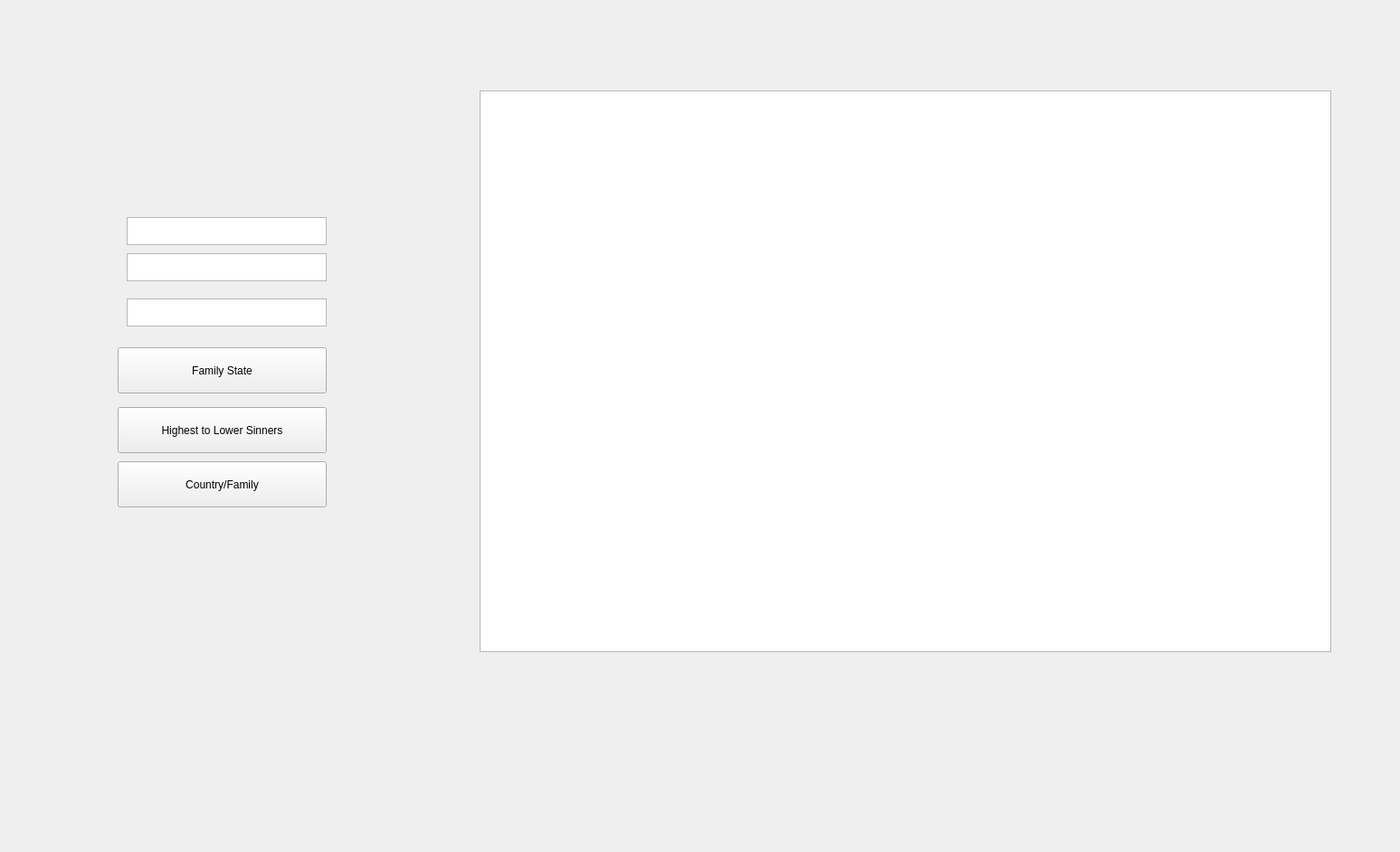
<?xml version="1.0" encoding="UTF-8"?>
<ui version="4.0">
 <class>SinMenu</class>
 <widget class="QDialog" name="SinMenu">
  <property name="geometry">
   <rect>
    <x>0</x>
    <y>0</y>
    <width>1547</width>
    <height>942</height>
   </rect>
  </property>
  <property name="windowTitle">
   <string>Dialog</string>
  </property>
  <property name="modal">
   <bool>false</bool>
  </property>
  <widget class="QPushButton" name="TOP10">
   <property name="geometry">
    <rect>
     <x>150</x>
     <y>660</y>
     <width>181</width>
     <height>91</height>
    </rect>
   </property>
   <property name="text">
    <string/>
   </property>
   <property name="flat">
    <bool>true</bool>
   </property>
  </widget>
  <widget class="QTextEdit" name="SCREEN">
   <property name="geometry">
    <rect>
     <x>530</x>
     <y>100</y>
     <width>941</width>
     <height>621</height>
    </rect>
   </property>
  </widget>
  <widget class="QPushButton" name="TOP5">
   <property name="geometry">
    <rect>
     <x>150</x>
     <y>760</y>
     <width>181</width>
     <height>91</height>
    </rect>
   </property>
   <property name="text">
    <string/>
   </property>
   <property name="flat">
    <bool>true</bool>
   </property>
  </widget>
  <widget class="QLabel" name="Title">
   <property name="geometry">
    <rect>
     <x>120</x>
     <y>50</y>
     <width>381</width>
     <height>181</height>
    </rect>
   </property>
   <property name="text">
    <string/>
   </property>
   <property name="pixmap">
    <pixmap>../ImagenesGUI/hellT.png</pixmap>
   </property>
  </widget>
  <widget class="QTextEdit" name="id">
   <property name="geometry">
    <rect>
     <x>140</x>
     <y>240</y>
     <width>221</width>
     <height>31</height>
    </rect>
   </property>
  </widget>
  <widget class="QLabel" name="IDSig">
   <property name="geometry">
    <rect>
     <x>70</x>
     <y>240</y>
     <width>67</width>
     <height>17</height>
    </rect>
   </property>
   <property name="palette">
    <palette>
     <active>
      <colorrole role="WindowText">
       <brush brushstyle="SolidPattern">
        <color alpha="255">
         <red>238</red>
         <green>238</green>
         <blue>236</blue>
        </color>
       </brush>
      </colorrole>
      <colorrole role="Button">
       <brush brushstyle="SolidPattern">
        <color alpha="255">
         <red>238</red>
         <green>238</green>
         <blue>236</blue>
        </color>
       </brush>
      </colorrole>
      <colorrole role="Light">
       <brush brushstyle="SolidPattern">
        <color alpha="255">
         <red>255</red>
         <green>255</green>
         <blue>255</blue>
        </color>
       </brush>
      </colorrole>
      <colorrole role="Midlight">
       <brush brushstyle="SolidPattern">
        <color alpha="255">
         <red>246</red>
         <green>246</green>
         <blue>245</blue>
        </color>
       </brush>
      </colorrole>
      <colorrole role="Dark">
       <brush brushstyle="SolidPattern">
        <color alpha="255">
         <red>119</red>
         <green>119</green>
         <blue>118</blue>
        </color>
       </brush>
      </colorrole>
      <colorrole role="Mid">
       <brush brushstyle="SolidPattern">
        <color alpha="255">
         <red>159</red>
         <green>159</green>
         <blue>157</blue>
        </color>
       </brush>
      </colorrole>
      <colorrole role="Text">
       <brush brushstyle="SolidPattern">
        <color alpha="255">
         <red>0</red>
         <green>0</green>
         <blue>0</blue>
        </color>
       </brush>
      </colorrole>
      <colorrole role="BrightText">
       <brush brushstyle="SolidPattern">
        <color alpha="255">
         <red>255</red>
         <green>255</green>
         <blue>255</blue>
        </color>
       </brush>
      </colorrole>
      <colorrole role="ButtonText">
       <brush brushstyle="SolidPattern">
        <color alpha="255">
         <red>0</red>
         <green>0</green>
         <blue>0</blue>
        </color>
       </brush>
      </colorrole>
      <colorrole role="Base">
       <brush brushstyle="SolidPattern">
        <color alpha="255">
         <red>255</red>
         <green>255</green>
         <blue>255</blue>
        </color>
       </brush>
      </colorrole>
      <colorrole role="Window">
       <brush brushstyle="SolidPattern">
        <color alpha="255">
         <red>238</red>
         <green>238</green>
         <blue>236</blue>
        </color>
       </brush>
      </colorrole>
      <colorrole role="Shadow">
       <brush brushstyle="SolidPattern">
        <color alpha="255">
         <red>0</red>
         <green>0</green>
         <blue>0</blue>
        </color>
       </brush>
      </colorrole>
      <colorrole role="AlternateBase">
       <brush brushstyle="SolidPattern">
        <color alpha="255">
         <red>246</red>
         <green>246</green>
         <blue>245</blue>
        </color>
       </brush>
      </colorrole>
      <colorrole role="ToolTipBase">
       <brush brushstyle="SolidPattern">
        <color alpha="255">
         <red>255</red>
         <green>255</green>
         <blue>220</blue>
        </color>
       </brush>
      </colorrole>
      <colorrole role="ToolTipText">
       <brush brushstyle="SolidPattern">
        <color alpha="255">
         <red>0</red>
         <green>0</green>
         <blue>0</blue>
        </color>
       </brush>
      </colorrole>
      <colorrole role="PlaceholderText">
       <brush brushstyle="SolidPattern">
        <color alpha="128">
         <red>0</red>
         <green>0</green>
         <blue>0</blue>
        </color>
       </brush>
      </colorrole>
     </active>
     <inactive>
      <colorrole role="WindowText">
       <brush brushstyle="SolidPattern">
        <color alpha="255">
         <red>238</red>
         <green>238</green>
         <blue>236</blue>
        </color>
       </brush>
      </colorrole>
      <colorrole role="Button">
       <brush brushstyle="SolidPattern">
        <color alpha="255">
         <red>238</red>
         <green>238</green>
         <blue>236</blue>
        </color>
       </brush>
      </colorrole>
      <colorrole role="Light">
       <brush brushstyle="SolidPattern">
        <color alpha="255">
         <red>255</red>
         <green>255</green>
         <blue>255</blue>
        </color>
       </brush>
      </colorrole>
      <colorrole role="Midlight">
       <brush brushstyle="SolidPattern">
        <color alpha="255">
         <red>246</red>
         <green>246</green>
         <blue>245</blue>
        </color>
       </brush>
      </colorrole>
      <colorrole role="Dark">
       <brush brushstyle="SolidPattern">
        <color alpha="255">
         <red>119</red>
         <green>119</green>
         <blue>118</blue>
        </color>
       </brush>
      </colorrole>
      <colorrole role="Mid">
       <brush brushstyle="SolidPattern">
        <color alpha="255">
         <red>159</red>
         <green>159</green>
         <blue>157</blue>
        </color>
       </brush>
      </colorrole>
      <colorrole role="Text">
       <brush brushstyle="SolidPattern">
        <color alpha="255">
         <red>0</red>
         <green>0</green>
         <blue>0</blue>
        </color>
       </brush>
      </colorrole>
      <colorrole role="BrightText">
       <brush brushstyle="SolidPattern">
        <color alpha="255">
         <red>255</red>
         <green>255</green>
         <blue>255</blue>
        </color>
       </brush>
      </colorrole>
      <colorrole role="ButtonText">
       <brush brushstyle="SolidPattern">
        <color alpha="255">
         <red>0</red>
         <green>0</green>
         <blue>0</blue>
        </color>
       </brush>
      </colorrole>
      <colorrole role="Base">
       <brush brushstyle="SolidPattern">
        <color alpha="255">
         <red>255</red>
         <green>255</green>
         <blue>255</blue>
        </color>
       </brush>
      </colorrole>
      <colorrole role="Window">
       <brush brushstyle="SolidPattern">
        <color alpha="255">
         <red>238</red>
         <green>238</green>
         <blue>236</blue>
        </color>
       </brush>
      </colorrole>
      <colorrole role="Shadow">
       <brush brushstyle="SolidPattern">
        <color alpha="255">
         <red>0</red>
         <green>0</green>
         <blue>0</blue>
        </color>
       </brush>
      </colorrole>
      <colorrole role="AlternateBase">
       <brush brushstyle="SolidPattern">
        <color alpha="255">
         <red>246</red>
         <green>246</green>
         <blue>245</blue>
        </color>
       </brush>
      </colorrole>
      <colorrole role="ToolTipBase">
       <brush brushstyle="SolidPattern">
        <color alpha="255">
         <red>255</red>
         <green>255</green>
         <blue>220</blue>
        </color>
       </brush>
      </colorrole>
      <colorrole role="ToolTipText">
       <brush brushstyle="SolidPattern">
        <color alpha="255">
         <red>0</red>
         <green>0</green>
         <blue>0</blue>
        </color>
       </brush>
      </colorrole>
      <colorrole role="PlaceholderText">
       <brush brushstyle="SolidPattern">
        <color alpha="128">
         <red>0</red>
         <green>0</green>
         <blue>0</blue>
        </color>
       </brush>
      </colorrole>
     </inactive>
     <disabled>
      <colorrole role="WindowText">
       <brush brushstyle="SolidPattern">
        <color alpha="255">
         <red>119</red>
         <green>119</green>
         <blue>118</blue>
        </color>
       </brush>
      </colorrole>
      <colorrole role="Button">
       <brush brushstyle="SolidPattern">
        <color alpha="255">
         <red>238</red>
         <green>238</green>
         <blue>236</blue>
        </color>
       </brush>
      </colorrole>
      <colorrole role="Light">
       <brush brushstyle="SolidPattern">
        <color alpha="255">
         <red>255</red>
         <green>255</green>
         <blue>255</blue>
        </color>
       </brush>
      </colorrole>
      <colorrole role="Midlight">
       <brush brushstyle="SolidPattern">
        <color alpha="255">
         <red>246</red>
         <green>246</green>
         <blue>245</blue>
        </color>
       </brush>
      </colorrole>
      <colorrole role="Dark">
       <brush brushstyle="SolidPattern">
        <color alpha="255">
         <red>119</red>
         <green>119</green>
         <blue>118</blue>
        </color>
       </brush>
      </colorrole>
      <colorrole role="Mid">
       <brush brushstyle="SolidPattern">
        <color alpha="255">
         <red>159</red>
         <green>159</green>
         <blue>157</blue>
        </color>
       </brush>
      </colorrole>
      <colorrole role="Text">
       <brush brushstyle="SolidPattern">
        <color alpha="255">
         <red>119</red>
         <green>119</green>
         <blue>118</blue>
        </color>
       </brush>
      </colorrole>
      <colorrole role="BrightText">
       <brush brushstyle="SolidPattern">
        <color alpha="255">
         <red>255</red>
         <green>255</green>
         <blue>255</blue>
        </color>
       </brush>
      </colorrole>
      <colorrole role="ButtonText">
       <brush brushstyle="SolidPattern">
        <color alpha="255">
         <red>119</red>
         <green>119</green>
         <blue>118</blue>
        </color>
       </brush>
      </colorrole>
      <colorrole role="Base">
       <brush brushstyle="SolidPattern">
        <color alpha="255">
         <red>238</red>
         <green>238</green>
         <blue>236</blue>
        </color>
       </brush>
      </colorrole>
      <colorrole role="Window">
       <brush brushstyle="SolidPattern">
        <color alpha="255">
         <red>238</red>
         <green>238</green>
         <blue>236</blue>
        </color>
       </brush>
      </colorrole>
      <colorrole role="Shadow">
       <brush brushstyle="SolidPattern">
        <color alpha="255">
         <red>0</red>
         <green>0</green>
         <blue>0</blue>
        </color>
       </brush>
      </colorrole>
      <colorrole role="AlternateBase">
       <brush brushstyle="SolidPattern">
        <color alpha="255">
         <red>238</red>
         <green>238</green>
         <blue>236</blue>
        </color>
       </brush>
      </colorrole>
      <colorrole role="ToolTipBase">
       <brush brushstyle="SolidPattern">
        <color alpha="255">
         <red>255</red>
         <green>255</green>
         <blue>220</blue>
        </color>
       </brush>
      </colorrole>
      <colorrole role="ToolTipText">
       <brush brushstyle="SolidPattern">
        <color alpha="255">
         <red>0</red>
         <green>0</green>
         <blue>0</blue>
        </color>
       </brush>
      </colorrole>
      <colorrole role="PlaceholderText">
       <brush brushstyle="SolidPattern">
        <color alpha="128">
         <red>0</red>
         <green>0</green>
         <blue>0</blue>
        </color>
       </brush>
      </colorrole>
     </disabled>
    </palette>
   </property>
   <property name="text">
    <string>ID:</string>
   </property>
  </widget>
  <widget class="QTextEdit" name="Pais">
   <property name="geometry">
    <rect>
     <x>140</x>
     <y>280</y>
     <width>221</width>
     <height>31</height>
    </rect>
   </property>
  </widget>
  <widget class="QLabel" name="pais">
   <property name="geometry">
    <rect>
     <x>60</x>
     <y>290</y>
     <width>67</width>
     <height>17</height>
    </rect>
   </property>
   <property name="palette">
    <palette>
     <active>
      <colorrole role="WindowText">
       <brush brushstyle="SolidPattern">
        <color alpha="255">
         <red>238</red>
         <green>238</green>
         <blue>236</blue>
        </color>
       </brush>
      </colorrole>
      <colorrole role="Button">
       <brush brushstyle="SolidPattern">
        <color alpha="255">
         <red>255</red>
         <green>255</green>
         <blue>255</blue>
        </color>
       </brush>
      </colorrole>
      <colorrole role="Light">
       <brush brushstyle="SolidPattern">
        <color alpha="255">
         <red>255</red>
         <green>255</green>
         <blue>255</blue>
        </color>
       </brush>
      </colorrole>
      <colorrole role="Midlight">
       <brush brushstyle="SolidPattern">
        <color alpha="255">
         <red>255</red>
         <green>255</green>
         <blue>255</blue>
        </color>
       </brush>
      </colorrole>
      <colorrole role="Dark">
       <brush brushstyle="SolidPattern">
        <color alpha="255">
         <red>127</red>
         <green>127</green>
         <blue>127</blue>
        </color>
       </brush>
      </colorrole>
      <colorrole role="Mid">
       <brush brushstyle="SolidPattern">
        <color alpha="255">
         <red>170</red>
         <green>170</green>
         <blue>170</blue>
        </color>
       </brush>
      </colorrole>
      <colorrole role="Text">
       <brush brushstyle="SolidPattern">
        <color alpha="255">
         <red>0</red>
         <green>0</green>
         <blue>0</blue>
        </color>
       </brush>
      </colorrole>
      <colorrole role="BrightText">
       <brush brushstyle="SolidPattern">
        <color alpha="255">
         <red>255</red>
         <green>255</green>
         <blue>255</blue>
        </color>
       </brush>
      </colorrole>
      <colorrole role="ButtonText">
       <brush brushstyle="SolidPattern">
        <color alpha="255">
         <red>0</red>
         <green>0</green>
         <blue>0</blue>
        </color>
       </brush>
      </colorrole>
      <colorrole role="Base">
       <brush brushstyle="SolidPattern">
        <color alpha="255">
         <red>255</red>
         <green>255</green>
         <blue>255</blue>
        </color>
       </brush>
      </colorrole>
      <colorrole role="Window">
       <brush brushstyle="SolidPattern">
        <color alpha="255">
         <red>255</red>
         <green>255</green>
         <blue>255</blue>
        </color>
       </brush>
      </colorrole>
      <colorrole role="Shadow">
       <brush brushstyle="SolidPattern">
        <color alpha="255">
         <red>0</red>
         <green>0</green>
         <blue>0</blue>
        </color>
       </brush>
      </colorrole>
      <colorrole role="AlternateBase">
       <brush brushstyle="SolidPattern">
        <color alpha="255">
         <red>255</red>
         <green>255</green>
         <blue>255</blue>
        </color>
       </brush>
      </colorrole>
      <colorrole role="ToolTipBase">
       <brush brushstyle="SolidPattern">
        <color alpha="255">
         <red>255</red>
         <green>255</green>
         <blue>220</blue>
        </color>
       </brush>
      </colorrole>
      <colorrole role="ToolTipText">
       <brush brushstyle="SolidPattern">
        <color alpha="255">
         <red>0</red>
         <green>0</green>
         <blue>0</blue>
        </color>
       </brush>
      </colorrole>
      <colorrole role="PlaceholderText">
       <brush brushstyle="SolidPattern">
        <color alpha="128">
         <red>0</red>
         <green>0</green>
         <blue>0</blue>
        </color>
       </brush>
      </colorrole>
     </active>
     <inactive>
      <colorrole role="WindowText">
       <brush brushstyle="SolidPattern">
        <color alpha="255">
         <red>238</red>
         <green>238</green>
         <blue>236</blue>
        </color>
       </brush>
      </colorrole>
      <colorrole role="Button">
       <brush brushstyle="SolidPattern">
        <color alpha="255">
         <red>255</red>
         <green>255</green>
         <blue>255</blue>
        </color>
       </brush>
      </colorrole>
      <colorrole role="Light">
       <brush brushstyle="SolidPattern">
        <color alpha="255">
         <red>255</red>
         <green>255</green>
         <blue>255</blue>
        </color>
       </brush>
      </colorrole>
      <colorrole role="Midlight">
       <brush brushstyle="SolidPattern">
        <color alpha="255">
         <red>255</red>
         <green>255</green>
         <blue>255</blue>
        </color>
       </brush>
      </colorrole>
      <colorrole role="Dark">
       <brush brushstyle="SolidPattern">
        <color alpha="255">
         <red>127</red>
         <green>127</green>
         <blue>127</blue>
        </color>
       </brush>
      </colorrole>
      <colorrole role="Mid">
       <brush brushstyle="SolidPattern">
        <color alpha="255">
         <red>170</red>
         <green>170</green>
         <blue>170</blue>
        </color>
       </brush>
      </colorrole>
      <colorrole role="Text">
       <brush brushstyle="SolidPattern">
        <color alpha="255">
         <red>0</red>
         <green>0</green>
         <blue>0</blue>
        </color>
       </brush>
      </colorrole>
      <colorrole role="BrightText">
       <brush brushstyle="SolidPattern">
        <color alpha="255">
         <red>255</red>
         <green>255</green>
         <blue>255</blue>
        </color>
       </brush>
      </colorrole>
      <colorrole role="ButtonText">
       <brush brushstyle="SolidPattern">
        <color alpha="255">
         <red>0</red>
         <green>0</green>
         <blue>0</blue>
        </color>
       </brush>
      </colorrole>
      <colorrole role="Base">
       <brush brushstyle="SolidPattern">
        <color alpha="255">
         <red>255</red>
         <green>255</green>
         <blue>255</blue>
        </color>
       </brush>
      </colorrole>
      <colorrole role="Window">
       <brush brushstyle="SolidPattern">
        <color alpha="255">
         <red>255</red>
         <green>255</green>
         <blue>255</blue>
        </color>
       </brush>
      </colorrole>
      <colorrole role="Shadow">
       <brush brushstyle="SolidPattern">
        <color alpha="255">
         <red>0</red>
         <green>0</green>
         <blue>0</blue>
        </color>
       </brush>
      </colorrole>
      <colorrole role="AlternateBase">
       <brush brushstyle="SolidPattern">
        <color alpha="255">
         <red>255</red>
         <green>255</green>
         <blue>255</blue>
        </color>
       </brush>
      </colorrole>
      <colorrole role="ToolTipBase">
       <brush brushstyle="SolidPattern">
        <color alpha="255">
         <red>255</red>
         <green>255</green>
         <blue>220</blue>
        </color>
       </brush>
      </colorrole>
      <colorrole role="ToolTipText">
       <brush brushstyle="SolidPattern">
        <color alpha="255">
         <red>0</red>
         <green>0</green>
         <blue>0</blue>
        </color>
       </brush>
      </colorrole>
      <colorrole role="PlaceholderText">
       <brush brushstyle="SolidPattern">
        <color alpha="128">
         <red>0</red>
         <green>0</green>
         <blue>0</blue>
        </color>
       </brush>
      </colorrole>
     </inactive>
     <disabled>
      <colorrole role="WindowText">
       <brush brushstyle="SolidPattern">
        <color alpha="255">
         <red>127</red>
         <green>127</green>
         <blue>127</blue>
        </color>
       </brush>
      </colorrole>
      <colorrole role="Button">
       <brush brushstyle="SolidPattern">
        <color alpha="255">
         <red>255</red>
         <green>255</green>
         <blue>255</blue>
        </color>
       </brush>
      </colorrole>
      <colorrole role="Light">
       <brush brushstyle="SolidPattern">
        <color alpha="255">
         <red>255</red>
         <green>255</green>
         <blue>255</blue>
        </color>
       </brush>
      </colorrole>
      <colorrole role="Midlight">
       <brush brushstyle="SolidPattern">
        <color alpha="255">
         <red>255</red>
         <green>255</green>
         <blue>255</blue>
        </color>
       </brush>
      </colorrole>
      <colorrole role="Dark">
       <brush brushstyle="SolidPattern">
        <color alpha="255">
         <red>127</red>
         <green>127</green>
         <blue>127</blue>
        </color>
       </brush>
      </colorrole>
      <colorrole role="Mid">
       <brush brushstyle="SolidPattern">
        <color alpha="255">
         <red>170</red>
         <green>170</green>
         <blue>170</blue>
        </color>
       </brush>
      </colorrole>
      <colorrole role="Text">
       <brush brushstyle="SolidPattern">
        <color alpha="255">
         <red>127</red>
         <green>127</green>
         <blue>127</blue>
        </color>
       </brush>
      </colorrole>
      <colorrole role="BrightText">
       <brush brushstyle="SolidPattern">
        <color alpha="255">
         <red>255</red>
         <green>255</green>
         <blue>255</blue>
        </color>
       </brush>
      </colorrole>
      <colorrole role="ButtonText">
       <brush brushstyle="SolidPattern">
        <color alpha="255">
         <red>127</red>
         <green>127</green>
         <blue>127</blue>
        </color>
       </brush>
      </colorrole>
      <colorrole role="Base">
       <brush brushstyle="SolidPattern">
        <color alpha="255">
         <red>255</red>
         <green>255</green>
         <blue>255</blue>
        </color>
       </brush>
      </colorrole>
      <colorrole role="Window">
       <brush brushstyle="SolidPattern">
        <color alpha="255">
         <red>255</red>
         <green>255</green>
         <blue>255</blue>
        </color>
       </brush>
      </colorrole>
      <colorrole role="Shadow">
       <brush brushstyle="SolidPattern">
        <color alpha="255">
         <red>0</red>
         <green>0</green>
         <blue>0</blue>
        </color>
       </brush>
      </colorrole>
      <colorrole role="AlternateBase">
       <brush brushstyle="SolidPattern">
        <color alpha="255">
         <red>255</red>
         <green>255</green>
         <blue>255</blue>
        </color>
       </brush>
      </colorrole>
      <colorrole role="ToolTipBase">
       <brush brushstyle="SolidPattern">
        <color alpha="255">
         <red>255</red>
         <green>255</green>
         <blue>220</blue>
        </color>
       </brush>
      </colorrole>
      <colorrole role="ToolTipText">
       <brush brushstyle="SolidPattern">
        <color alpha="255">
         <red>0</red>
         <green>0</green>
         <blue>0</blue>
        </color>
       </brush>
      </colorrole>
      <colorrole role="PlaceholderText">
       <brush brushstyle="SolidPattern">
        <color alpha="128">
         <red>0</red>
         <green>0</green>
         <blue>0</blue>
        </color>
       </brush>
      </colorrole>
     </disabled>
    </palette>
   </property>
   <property name="autoFillBackground">
    <bool>false</bool>
   </property>
   <property name="text">
    <string>Country:</string>
   </property>
   <property name="textFormat">
    <enum>Qt::PlainText</enum>
   </property>
  </widget>
  <widget class="QLabel" name="secondName">
   <property name="geometry">
    <rect>
     <x>60</x>
     <y>340</y>
     <width>67</width>
     <height>17</height>
    </rect>
   </property>
   <property name="palette">
    <palette>
     <active>
      <colorrole role="WindowText">
       <brush brushstyle="SolidPattern">
        <color alpha="255">
         <red>238</red>
         <green>238</green>
         <blue>236</blue>
        </color>
       </brush>
      </colorrole>
      <colorrole role="Button">
       <brush brushstyle="SolidPattern">
        <color alpha="255">
         <red>238</red>
         <green>238</green>
         <blue>236</blue>
        </color>
       </brush>
      </colorrole>
      <colorrole role="Light">
       <brush brushstyle="SolidPattern">
        <color alpha="255">
         <red>255</red>
         <green>255</green>
         <blue>255</blue>
        </color>
       </brush>
      </colorrole>
      <colorrole role="Midlight">
       <brush brushstyle="SolidPattern">
        <color alpha="255">
         <red>246</red>
         <green>246</green>
         <blue>245</blue>
        </color>
       </brush>
      </colorrole>
      <colorrole role="Dark">
       <brush brushstyle="SolidPattern">
        <color alpha="255">
         <red>119</red>
         <green>119</green>
         <blue>118</blue>
        </color>
       </brush>
      </colorrole>
      <colorrole role="Mid">
       <brush brushstyle="SolidPattern">
        <color alpha="255">
         <red>159</red>
         <green>159</green>
         <blue>157</blue>
        </color>
       </brush>
      </colorrole>
      <colorrole role="Text">
       <brush brushstyle="SolidPattern">
        <color alpha="255">
         <red>0</red>
         <green>0</green>
         <blue>0</blue>
        </color>
       </brush>
      </colorrole>
      <colorrole role="BrightText">
       <brush brushstyle="SolidPattern">
        <color alpha="255">
         <red>255</red>
         <green>255</green>
         <blue>255</blue>
        </color>
       </brush>
      </colorrole>
      <colorrole role="ButtonText">
       <brush brushstyle="SolidPattern">
        <color alpha="255">
         <red>0</red>
         <green>0</green>
         <blue>0</blue>
        </color>
       </brush>
      </colorrole>
      <colorrole role="Base">
       <brush brushstyle="SolidPattern">
        <color alpha="255">
         <red>255</red>
         <green>255</green>
         <blue>255</blue>
        </color>
       </brush>
      </colorrole>
      <colorrole role="Window">
       <brush brushstyle="SolidPattern">
        <color alpha="255">
         <red>238</red>
         <green>238</green>
         <blue>236</blue>
        </color>
       </brush>
      </colorrole>
      <colorrole role="Shadow">
       <brush brushstyle="SolidPattern">
        <color alpha="255">
         <red>0</red>
         <green>0</green>
         <blue>0</blue>
        </color>
       </brush>
      </colorrole>
      <colorrole role="AlternateBase">
       <brush brushstyle="SolidPattern">
        <color alpha="255">
         <red>246</red>
         <green>246</green>
         <blue>245</blue>
        </color>
       </brush>
      </colorrole>
      <colorrole role="ToolTipBase">
       <brush brushstyle="SolidPattern">
        <color alpha="255">
         <red>255</red>
         <green>255</green>
         <blue>220</blue>
        </color>
       </brush>
      </colorrole>
      <colorrole role="ToolTipText">
       <brush brushstyle="SolidPattern">
        <color alpha="255">
         <red>0</red>
         <green>0</green>
         <blue>0</blue>
        </color>
       </brush>
      </colorrole>
      <colorrole role="PlaceholderText">
       <brush brushstyle="SolidPattern">
        <color alpha="128">
         <red>0</red>
         <green>0</green>
         <blue>0</blue>
        </color>
       </brush>
      </colorrole>
     </active>
     <inactive>
      <colorrole role="WindowText">
       <brush brushstyle="SolidPattern">
        <color alpha="255">
         <red>238</red>
         <green>238</green>
         <blue>236</blue>
        </color>
       </brush>
      </colorrole>
      <colorrole role="Button">
       <brush brushstyle="SolidPattern">
        <color alpha="255">
         <red>238</red>
         <green>238</green>
         <blue>236</blue>
        </color>
       </brush>
      </colorrole>
      <colorrole role="Light">
       <brush brushstyle="SolidPattern">
        <color alpha="255">
         <red>255</red>
         <green>255</green>
         <blue>255</blue>
        </color>
       </brush>
      </colorrole>
      <colorrole role="Midlight">
       <brush brushstyle="SolidPattern">
        <color alpha="255">
         <red>246</red>
         <green>246</green>
         <blue>245</blue>
        </color>
       </brush>
      </colorrole>
      <colorrole role="Dark">
       <brush brushstyle="SolidPattern">
        <color alpha="255">
         <red>119</red>
         <green>119</green>
         <blue>118</blue>
        </color>
       </brush>
      </colorrole>
      <colorrole role="Mid">
       <brush brushstyle="SolidPattern">
        <color alpha="255">
         <red>159</red>
         <green>159</green>
         <blue>157</blue>
        </color>
       </brush>
      </colorrole>
      <colorrole role="Text">
       <brush brushstyle="SolidPattern">
        <color alpha="255">
         <red>0</red>
         <green>0</green>
         <blue>0</blue>
        </color>
       </brush>
      </colorrole>
      <colorrole role="BrightText">
       <brush brushstyle="SolidPattern">
        <color alpha="255">
         <red>255</red>
         <green>255</green>
         <blue>255</blue>
        </color>
       </brush>
      </colorrole>
      <colorrole role="ButtonText">
       <brush brushstyle="SolidPattern">
        <color alpha="255">
         <red>0</red>
         <green>0</green>
         <blue>0</blue>
        </color>
       </brush>
      </colorrole>
      <colorrole role="Base">
       <brush brushstyle="SolidPattern">
        <color alpha="255">
         <red>255</red>
         <green>255</green>
         <blue>255</blue>
        </color>
       </brush>
      </colorrole>
      <colorrole role="Window">
       <brush brushstyle="SolidPattern">
        <color alpha="255">
         <red>238</red>
         <green>238</green>
         <blue>236</blue>
        </color>
       </brush>
      </colorrole>
      <colorrole role="Shadow">
       <brush brushstyle="SolidPattern">
        <color alpha="255">
         <red>0</red>
         <green>0</green>
         <blue>0</blue>
        </color>
       </brush>
      </colorrole>
      <colorrole role="AlternateBase">
       <brush brushstyle="SolidPattern">
        <color alpha="255">
         <red>246</red>
         <green>246</green>
         <blue>245</blue>
        </color>
       </brush>
      </colorrole>
      <colorrole role="ToolTipBase">
       <brush brushstyle="SolidPattern">
        <color alpha="255">
         <red>255</red>
         <green>255</green>
         <blue>220</blue>
        </color>
       </brush>
      </colorrole>
      <colorrole role="ToolTipText">
       <brush brushstyle="SolidPattern">
        <color alpha="255">
         <red>0</red>
         <green>0</green>
         <blue>0</blue>
        </color>
       </brush>
      </colorrole>
      <colorrole role="PlaceholderText">
       <brush brushstyle="SolidPattern">
        <color alpha="128">
         <red>0</red>
         <green>0</green>
         <blue>0</blue>
        </color>
       </brush>
      </colorrole>
     </inactive>
     <disabled>
      <colorrole role="WindowText">
       <brush brushstyle="SolidPattern">
        <color alpha="255">
         <red>119</red>
         <green>119</green>
         <blue>118</blue>
        </color>
       </brush>
      </colorrole>
      <colorrole role="Button">
       <brush brushstyle="SolidPattern">
        <color alpha="255">
         <red>238</red>
         <green>238</green>
         <blue>236</blue>
        </color>
       </brush>
      </colorrole>
      <colorrole role="Light">
       <brush brushstyle="SolidPattern">
        <color alpha="255">
         <red>255</red>
         <green>255</green>
         <blue>255</blue>
        </color>
       </brush>
      </colorrole>
      <colorrole role="Midlight">
       <brush brushstyle="SolidPattern">
        <color alpha="255">
         <red>246</red>
         <green>246</green>
         <blue>245</blue>
        </color>
       </brush>
      </colorrole>
      <colorrole role="Dark">
       <brush brushstyle="SolidPattern">
        <color alpha="255">
         <red>119</red>
         <green>119</green>
         <blue>118</blue>
        </color>
       </brush>
      </colorrole>
      <colorrole role="Mid">
       <brush brushstyle="SolidPattern">
        <color alpha="255">
         <red>159</red>
         <green>159</green>
         <blue>157</blue>
        </color>
       </brush>
      </colorrole>
      <colorrole role="Text">
       <brush brushstyle="SolidPattern">
        <color alpha="255">
         <red>119</red>
         <green>119</green>
         <blue>118</blue>
        </color>
       </brush>
      </colorrole>
      <colorrole role="BrightText">
       <brush brushstyle="SolidPattern">
        <color alpha="255">
         <red>255</red>
         <green>255</green>
         <blue>255</blue>
        </color>
       </brush>
      </colorrole>
      <colorrole role="ButtonText">
       <brush brushstyle="SolidPattern">
        <color alpha="255">
         <red>119</red>
         <green>119</green>
         <blue>118</blue>
        </color>
       </brush>
      </colorrole>
      <colorrole role="Base">
       <brush brushstyle="SolidPattern">
        <color alpha="255">
         <red>238</red>
         <green>238</green>
         <blue>236</blue>
        </color>
       </brush>
      </colorrole>
      <colorrole role="Window">
       <brush brushstyle="SolidPattern">
        <color alpha="255">
         <red>238</red>
         <green>238</green>
         <blue>236</blue>
        </color>
       </brush>
      </colorrole>
      <colorrole role="Shadow">
       <brush brushstyle="SolidPattern">
        <color alpha="255">
         <red>0</red>
         <green>0</green>
         <blue>0</blue>
        </color>
       </brush>
      </colorrole>
      <colorrole role="AlternateBase">
       <brush brushstyle="SolidPattern">
        <color alpha="255">
         <red>238</red>
         <green>238</green>
         <blue>236</blue>
        </color>
       </brush>
      </colorrole>
      <colorrole role="ToolTipBase">
       <brush brushstyle="SolidPattern">
        <color alpha="255">
         <red>255</red>
         <green>255</green>
         <blue>220</blue>
        </color>
       </brush>
      </colorrole>
      <colorrole role="ToolTipText">
       <brush brushstyle="SolidPattern">
        <color alpha="255">
         <red>0</red>
         <green>0</green>
         <blue>0</blue>
        </color>
       </brush>
      </colorrole>
      <colorrole role="PlaceholderText">
       <brush brushstyle="SolidPattern">
        <color alpha="128">
         <red>0</red>
         <green>0</green>
         <blue>0</blue>
        </color>
       </brush>
      </colorrole>
     </disabled>
    </palette>
   </property>
   <property name="text">
    <string>Second N.</string>
   </property>
  </widget>
  <widget class="QTextEdit" name="sencondN">
   <property name="geometry">
    <rect>
     <x>140</x>
     <y>330</y>
     <width>221</width>
     <height>31</height>
    </rect>
   </property>
  </widget>
  <widget class="QPushButton" name="familyState">
   <property name="geometry">
    <rect>
     <x>130</x>
     <y>384</y>
     <width>231</width>
     <height>51</height>
    </rect>
   </property>
   <property name="text">
    <string>Family State</string>
   </property>
  </widget>
  <widget class="QPushButton" name="hLS">
   <property name="geometry">
    <rect>
     <x>130</x>
     <y>450</y>
     <width>231</width>
     <height>51</height>
    </rect>
   </property>
   <property name="text">
    <string>Highest to Lower Sinners</string>
   </property>
  </widget>
  <widget class="QPushButton" name="CFS">
   <property name="geometry">
    <rect>
     <x>130</x>
     <y>510</y>
     <width>231</width>
     <height>51</height>
    </rect>
   </property>
   <property name="text">
    <string>Country/Family</string>
   </property>
  </widget>
 </widget>
 <resources/>
 <connections/>
</ui>
